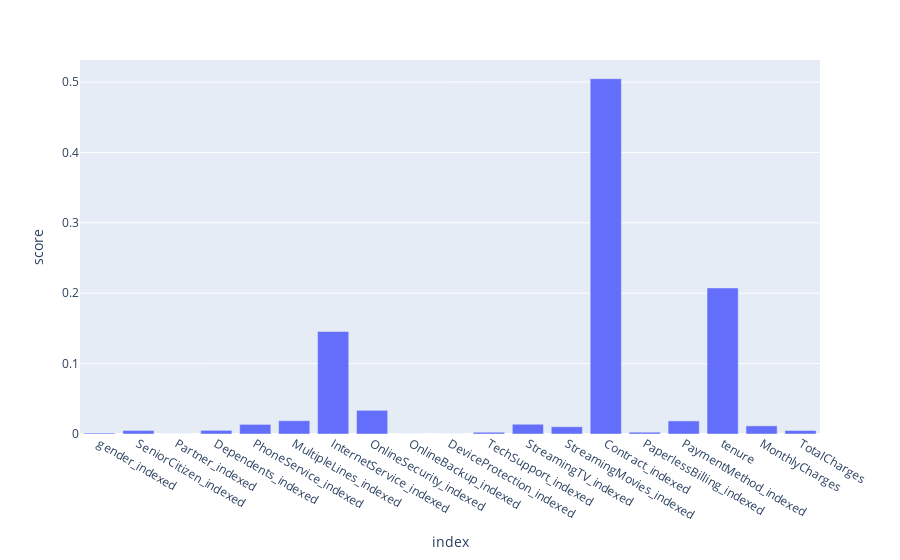

The notebook cell this image was saved under:
### Markdown cell above
**Task 7: Model Deployment**

### Code cell
feature_importance = model.featureImportances
scores = [score for i, score in enumerate(feature_importance)]
df = pd.DataFrame(
    scores,
    columns = ['score'],
    index = categorical_columns_indexed + numerical_columns)
px.bar(df, x=df.index', y='score')

### Figure 1 — Plotly figure (JSON) as saved in the notebook; plotly's stock layout.template omitted (floating-point values rounded to 4 significant figures)
{"data": [{"alignmentgroup": "True", "hovertemplate": "index=%{x}<br>score=%{y}<extra></extra>", "legendgroup": "", "marker": {"color": "#636efa", "pattern": {"shape": ""}}, "name": "", "offsetgroup": "", "orientation": "v", "showlegend": false, "textposition": "auto", "type": "bar", "x": ["gender_indexed", "SeniorCitizen_indexed", "Partner_indexed", "Dependents_indexed", "PhoneService_indexed", "MultipleLines_indexed", "InternetService_indexed", "OnlineSecurity_indexed", "OnlineBackup_indexed", "DeviceProtection_indexed", "TechSupport_indexed", "StreamingTV_indexed", "StreamingMovies_indexed", "Contract_indexed", "PaperlessBilling_indexed", "PaymentMethod_indexed", "tenure", "MonthlyCharges", "TotalCharges"], "xaxis": "x", "y": [0.001246, 0.005062, 0, 0.005199, 0.01366, 0.01887, 0.1457, 0.03365, 0, 0, 0.002509, 0.01385, 0.01029, 0.5048, 0.002571, 0.01858, 0.2075, 0.01154, 0.005029], "yaxis": "y"}], "layout": {"autosize": true, "barmode": "relative", "dragmode": "zoom", "legend": {"tracegroupgap": 0}, "margin": {"t": 60}, "xaxis": {"anchor": "y", "autorange": true, "domain": [0, 1], "range": [-0.5, 18.5], "showspikes": false, "title": {"text": "index"}, "type": "category"}, "yaxis": {"anchor": "x", "autorange": true, "domain": [0, 1], "range": [0, 0.5313], "showspikes": false, "title": {"text": "score"}, "type": "linear"}}}
